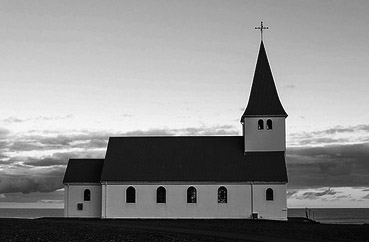
//> input picture C++/image processing/img/house1.jpg, 369 x 242 px
$ ./main   (built with g++ and OpenCV 4)
//> lines starting //> are read from the running program, lines starting //| are printed output that depends on the picture
#include<iostream>
#include<opencv2/core/core.hpp>
#include<opencv2/imgproc/imgproc.hpp>
#include<opencv2/highgui/highgui.hpp>
using namespace cv;
using namespace std;
Mat edge;
int Thresh = 255;
const int MAX_THRSH = 255;

void conv2D(InputArray _src, InputArray _kernel, OutputArray _dst, int ddepth, Point anchor = Point(-1, -1), int borderType = BORDER_DEFAULT)
{

	Mat kernelFlip;
	flip(_kernel, kernelFlip, -1);
	filter2D(_src, _dst, CV_32FC1, kernelFlip, anchor, 0.0, borderType);
}

void laplacian(InputArray src, OutputArray dst, int ddepth, int borderType = BORDER_DEFAULT)
{
	//Mat lapKernel = (Mat_<float>(3, 3) << 0, -1, 0, -1, 4, -1, 0, -1, 0);
	Mat lapKernel = (Mat_<float>(3, 3) << 0, -2, 0, -2, 8, -2, 0, -2, 0);
	conv2D(src, lapKernel, dst, ddepth, Point(-1, -1), borderType);
}
void callback_thresh(int, void*)
{
	Mat copyEdge = edge.clone();
	Mat thresh_edge;
	threshold(copyEdge, thresh_edge, Thresh, MAX_THRSH, cv::THRESH_BINARY);
	imshow("edge", thresh_edge);
}

int main(int argc, char* argv[])
{
	string str = "..//..//img//house1.jpg";
	Mat image = imread(str, IMREAD_GRAYSCALE);
//> image is the input picture: 242 rows x 369 cols, CV_8UC1; min 0, max 255, mean 140
	if (!image.data)
	{
		cout << "no image" << endl;
		return -1;
	}
	imshow("org", image);

	Mat dst;
	Laplacian(image, dst, CV_32F, 3);
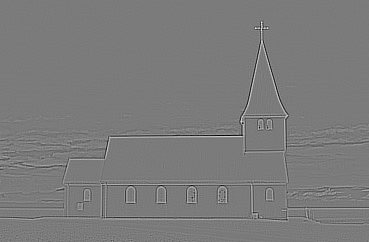
//> dst: 242 rows x 369 cols, CV_32FC1; min -1134, max 1210, mean 0; drawn with min black and max white
	convertScaleAbs(dst, dst, 1.0, 0);
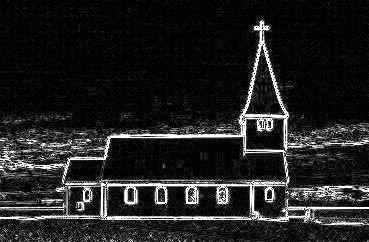
//> dst: 242 rows x 369 cols, CV_8UC1; min 0, max 255, mean 33.2

	//dst = 255 - dst;
	imshow("dst", dst);

	GaussianBlur(image, image, Size(5, 5), 5, 5);
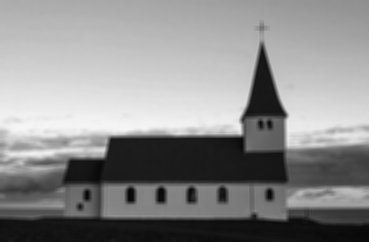
//> image: 242 rows x 369 cols, CV_8UC1; min 6, max 246, mean 140.1
	imshow("gauss", image);

	Mat img_lap;
	//image.convertTo(image, CV_32FC1, 1.0 / 255, 0);
	laplacian(image, img_lap, CV_32FC1);
//> in conv2D, `filter2D(_src, _dst, CV_32FC1, kernelFlip, anchor, 0.0, borderType);`:
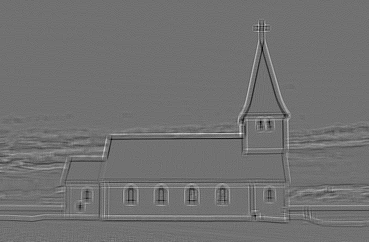
//> _dst: 242 rows x 369 cols, CV_32FC1; min -104, max 130, mean 0; drawn with min black and max white
	//imshow("lap", img_lap);
	convertScaleAbs(img_lap, edge, 10.0, 0);
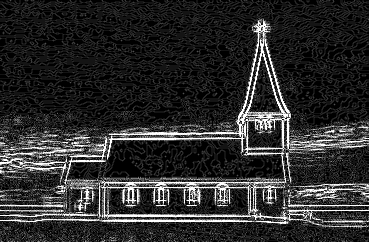
//> edge: 242 rows x 369 cols, CV_8UC1; min 0, max 255, mean 45.2

	imshow("edge", edge);
	//imwrite("img3_lap.jpg", edge);

	namedWindow("edge", cv::WINDOW_AUTOSIZE);
	//createTrackbar("threshold", "edge", &Thresh, MAX_THRSH, callback_thresh);
	//callback_thresh(0, 0);

	waitKey(0);
	return 0;
}

$ run again, with C++/image processing/img/house2.jpg copied over C++/image processing/img/house1.jpg
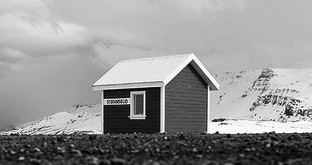
//> input picture C++/image processing/img/house2.jpg, 312 x 165 px
//> image is the input picture: 165 rows x 312 cols, CV_8UC1; min 0, max 255, mean 148.3
//> in conv2D, `filter2D(_src, _dst, CV_32FC1, kernelFlip, anchor, 0.0, borderType);`:
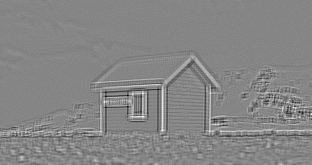
//> _dst: 165 rows x 312 cols, CV_32FC1; min -126, max 114, mean 0; drawn with min black and max white
//> `convertScaleAbs(img_lap, edge, 10.0, 0);`:
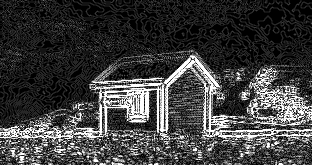
//> edge: 165 rows x 312 cols, CV_8UC1; min 0, max 255, mean 63
